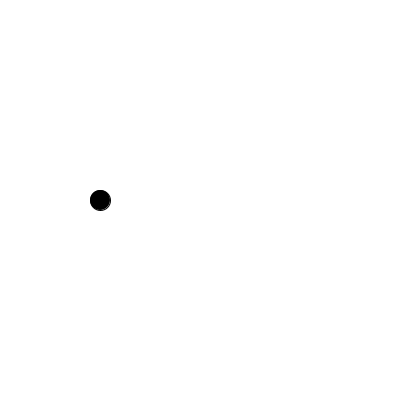
Frame 1 (no input)
Frame 60 (the mouse pressed at the canvas centre just before this capture): identical to frame 1, image omitted
Frame 120 (the mouse held since frame 60 and released just before this capture): identical to frame 1, image omitted

The Processing sketch that drew this single still picture (run headless with seeded random() and noise(); from frame 60 on, the mouse is pressed at the canvas centre):

// Processing sketch: fixed_value
// ── fixed_value.pde
int myCircleX;

void setup() {
  size(400, 400);
  
  myCircleX = 100;
}

void draw() {
  background(255);
  fill(0);
  
  circle(myCircleX, 200, 20);
}
